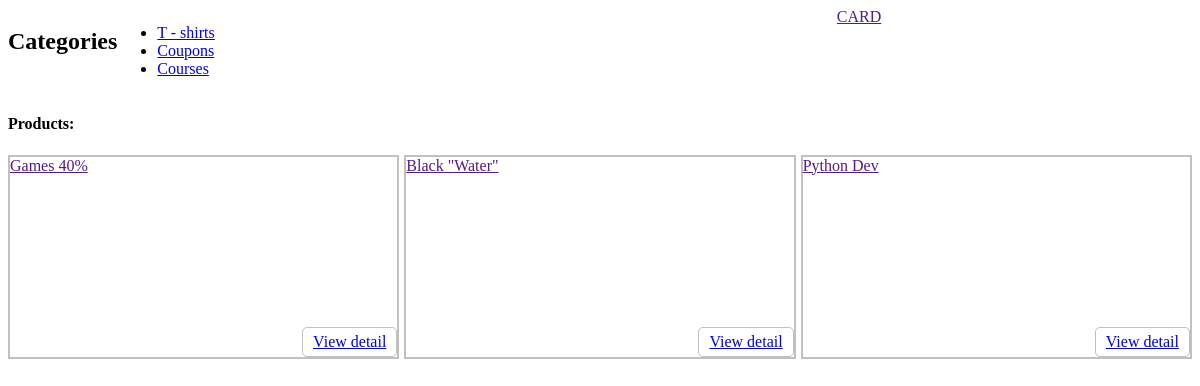
The page / on the database its author committed.
### shop/models.py (models this page shows, shortened)
class Category(models.Model):
    title = models.CharField(verbose_name="Title", max_length=50)

class Product(models.Model):
    title = models.CharField(verbose_name="Title", max_length=50)
    description = models.TextField(verbose_name="Description", max_length=250)
    price = models.DecimalField(verbose_name="price", decimal_places=2, max_digits=10)
    category = models.ForeignKey('Category', blank=True, null=True, on_delete=models.CASCADE)

### shop/views.py (the view)
# urls.py: path('', home, name='home'),
def home(request):
    categories = get_all_categories()
    products = get_products_list()
    context = {"categories": categories, 'products': products}
    return render(request, 'shop/home.html', context)

### shop/views.py (called while the page is built)
def get_all_categories():
    return Category.objects.all()

def get_products_list(key=None):
    if key:
        return Product.objects.filter(category=key)
    return Product.objects.all()

### templates/shop/home.html (shortened to what this page needs)
{% load static %}
<!doctype html>
<html lang="en">
<head>
    <link rel="stylesheet" type="text/css" href="{% static 'css/global.css' %}">
</head>
<body>
<div class="header">
    <div class="categories">
        <h2>Categories</h2>
        <ul>
            {% for category in categories %}
                <li>
                    <a href="{% url 'product_list_by_category' category_pk=category.pk %}">{{ category.title }}</a>
                </li>
            {% endfor %}
        </ul>
    </div>
    <div class="card">
         <a href="">CARD</a>
    </div>
</div>
<h4>Products:</h4>
<div class="products_container">
    {% for product in products %}
        <div class="product_card">
            <a href="">{{ product.title }}</a>
            <div class="product_card-controls">
                <a href="{% url 'product_detail' product_pk=product.pk %}" class="btn">View detail</a>
            </div>
        </div>
    {% endfor %}
</div>
</body>
</html>

### static/css/global.css (style rules this page uses)
.btn { padding: 5px 10px; border: 1px solid silver; border-radius: 5px; }
.products_container { display: flex; gap: 5px; }
.products_container .product_card { display: flex; flex-direction: column; justify-content: space-between; width: 400px; height: 200px; border: 2px solid silver; }
.product_card-controls { display: flex; justify-content: end; }
.header { width: 100%; display: flex; justify-content: space-between; }
.header .categories { width: 70%; display: flex; }
.header .card { width: 30%; display: flex; }

### rows shown on the page
Category: title "T - shirts"
Category: title "Сoupons"
Category: title "Courses"
Product: title "Games 40%"
Product: title "Black \"Water\""
Product: title "Python Dev"
